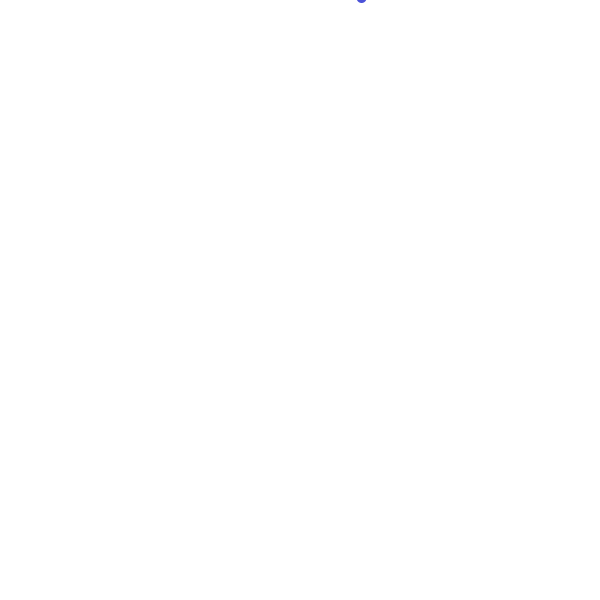
Frame 1 (no input)
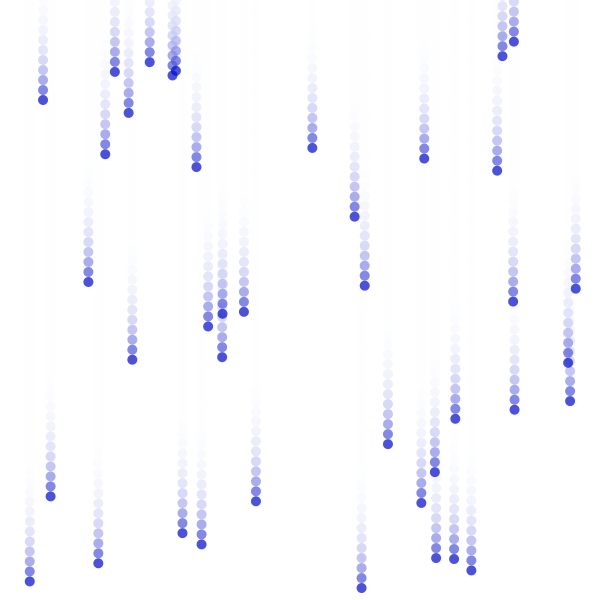
Frame 60 (the mouse pressed at the canvas centre just before this capture)
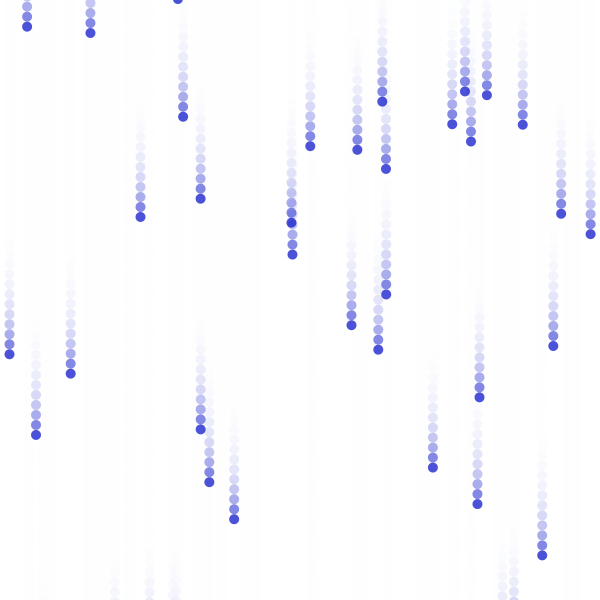
Frame 120 (the mouse held since frame 60 and released just before this capture)

The Processing sketch that drew these frames (run headless with seeded random() and noise(); from frame 60 on, the mouse is pressed at the canvas centre):

// Processing sketch: processing_42342
// ── processing_42342.pde

Rain r1;

int numDrops = 40;
Rain[] drops = new Rain[numDrops]; // Declare and create the array

void setup() {
  size(600,600);
  background(255);
  smooth();
  noStroke();
  //Loop through array to create each object
  for (int i = 0; i < drops.length; i++) {

    drops[i] = new Rain(); // Create each object
    r1 = new Rain();
  }
}

void draw(){
  fill(255,80);
  rect(0,0,600,600);
  //Loop through array to use objects.
  for (int i = 0; i < drops.length; i++) {
    drops[i].fall();
  }

}

class Rain {
  float r = random(600);
  float y = random(-height);

  void fall() {
    y = y + 10;
    fill(0,10,200,180);
    ellipse(r, y, 10, 10);

   if(y>height){
   r = random(600);
   y = random(-200);
   }

  }
} 
                
